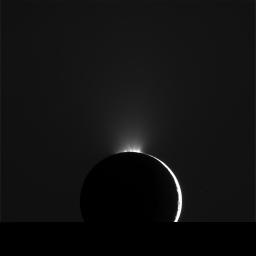
#> input picture dataset/plume(nasa)/cassini_iss_enceladus/N1635804540_1_label.jpg, 256 x 256 px, found by its file name
$ jupyter execute filter_img.ipynb
#> lines starting #> are read from the running program, lines starting #| are printed output that depends on the picture
### dataloader_dummies/load_dataset.py
import os
import requests
import json
import yaml
from bs4 import BeautifulSoup
from pprint import pprint

galileo_images = {
    # Callisto images
    "2900r_label.yml": "G2C0004",
    "6200r_label.yml": "G7C0001",
    "1600r_label.yml": "30C0027",
    "1901r_label.yml": "30C0028",
    "2201r_label.yml": "30C0029",
    "4300r_label.yml": "31C0001",
    "4301r_label.yml": "31C0001",

    # Europa images
    "5139r_label.yml": "G1E0004",
    "4500r_label.yml": "G7E0010",
    "2778r_label.yml": "10E0001",
    "4626r_label.yml": "12E0003",
    "4639r_label.yml": "12E0004",
    "4652r_label.yml": "12E0005",
    "4842r_label.yml": "14E0054",
    "4878r_label.yml": "14E0056",
    "4901r_label.yml": "14E0057",
    "4914r_label.yml": "14E0058",
    "4965r_label.yml": "14E0062",
    "4978r_label.yml": "14E0063",
    "5000r_label.yml": "14E0064",
    "5026r_label.yml": "14E0066",
    "5039r_label.yml": "14E0067",
    "5052r_label.yml": "14E0068",
    "4429r_label.yml": "15E0096",
    "4726r_label.yml": "19E0008",
    "6314r_label.yml": "25E0021",
    "6366r_label.yml": "25E0025",
    "6427r_label.yml": "25E0029",
    "6452r_label.yml": "25E0031",

    # Ganymede images
    "1000r_label.yml": "C9G0010",
    "1013r_label.yml": "C9G0011",
    "1026r_label.yml": "C9G0012",
    "1039r_label.yml": "C9G0013",
    "1078r_label.yml": "C9G0016",
    "1500r_label.yml": "E6G0020",
    "1513r_label.yml": "E6G0021",
    "2000r_label.yml": "G1G0001",
    "3078r_label.yml": "14G0001",
    "6900r_label.yml": "20G0001",
    "7600r_label.yml": "30G0003",
    "7900r_label.yml": "30G0004",
    "8200r_label.yml": "30G0005",

    # Io images
    "1300r_label.yml": "C3I0040",
    "3178r_label.yml": "C9I0015",
    "3200r_label.yml": "C9I0016",
    "3204r_label.yml": "C9I0017",
    "3207r_label.yml": "C9I0018",
    "6300r_label.yml": "G2I0020",
    "8645r_label.yml": "G8I0010",
    "8700r_label.yml": "G8I0011",
    "8723r_label.yml": "G8I0012",
    "5045r_label.yml": "G8I0013",
    "5100r_label.yml": "G8I0014",
    "5123r_label.yml": "G8I0015",
    "2445r_label.yml": "G8I0019",
    "4204r_label.yml": "10I0028",
    "4207r_label.yml": "10I0029",
    "0085r_label.yml": "11I0012",
    "3485r_label.yml": "11I0015",
    "5146r_label.yml": "31I0001",
    "5147r_label.yml": "31I0001",
    "5546r_label.yml": "31I0003",
    "5547r_label.yml": "31I0003"
}


# [122 lines left out: functions process_yml_files, save_images, find_and_transform_url, not called in this run]


def only_plumes(path='plume(nasa)',destiny_folder='../dataset/filtered_plumes/'):
    plume_path = os.path.join("dataset", path)  # path = plume(nasa)

    if not os.path.exists(plume_path):
        plume_path = os.path.join("../dataset",path)
        if not os.path.exists(plume_path):
            raise FileNotFoundError(f"Directory not found: {plume_path}")

    index = 0

    for recorder in os.listdir(plume_path):
        yml_files = os.path.join(plume_path, recorder)
        if not os.path.isdir(yml_files):
            continue

        for _, _, files in os.walk(yml_files):
            ymls = [f for f in files if f.endswith('.yml')]

            for yml in ymls:
                yml_path = os.path.join(yml_files, yml)
                img_path = yml_path.removesuffix(".yml") + ".jpg"

                if not os.path.exists(img_path):
                    continue

                with open(yml_path, 'r') as yml_file:
                    yml_data = yaml.safe_load(yml_file)

                if 'plumes' in yml_data:
                    destination_yml = os.path.join(destiny_folder, f"{index}.yml")
                    destination_img = os.path.join(destiny_folder, f"{index}.jpg")

                    #with open(destination_yml, 'w') as new_yml_file:
                        #yaml.dump(yml_data, new_yml_file)

                    with open(img_path, 'rb') as img_file:
                        with open(destination_img, 'wb') as new_img_file:
                            new_img_file.write(img_file.read())

                    index += 1


    print(f"Processed {index} number of images in total.")

### dataloader_dummies/filter_img.ipynb
[cell 1]
from PIL import Image
import matplotlib.pyplot as plt
import matplotlib.patches as patches
import numpy as np

path = ["dataset/plume(nasa)/cassini_iss_enceladus/N1635804540_1_label.jpg",
        "dataset/plume(nasa)/cassini_iss_enceladus/N1635781564_1_label.yml"]
im = Image.open(path[0]).convert("L")
#> im is the input picture: PIL image 256x256 L; min 0, max 255, mean 17.1
print(im.format, im.size, im.mode)
#| None (256, 256) L

coordinates = [
    [523.9637113355857, 607.5699728864417],
    [574.8188841231041, 613.5529343908556],
    [708.1942957649685, 885.0711906053074],
    [335.2281557149226, 881.0542915822164],
    [366.06539338942724, 676.8593596696207],
    [564.8944072035348, 611.805834552267],
    [696.6880246213187, 699.5524529848192]
]
plume_intervals = [
    [4.420045405240899, 4.4492944853422],
    [4.4791008238535, 4.511849386881138],
    [4.527232414027129, 4.558392715387162],
    [4.581416530032122, 4.634673743616137],
    [4.701362718396578, 4.739829028104275],
    [4.755943002264073, 4.88779265759091]
]

max_x, max_y = 1024, 1024
scaled_coordinates = [(x / max_x * 256, y / max_y * 256) for x, y in coordinates]

limb_center = np.array([scaled_coordinates[0][0], scaled_coordinates[0][1]]) # first idx's point

plt.imshow(im.resize((256, 256)))
ax = plt.gca()

for (x, y) in scaled_coordinates:
    plt.plot(x, y, 'ro')

radiuses = [10,15,20,25,50,100]
for radius in radiuses:
    for start, end in plume_intervals:
        angle_start = np.degrees(start)
        angle_end = np.degrees(end)
        arc = patches.Arc(limb_center, 2 * radius, 2 * radius, angle=0,
                        theta1=angle_start, theta2=angle_end, color='blue', lw=2)
        ax.add_patch(arc)

plt.show()
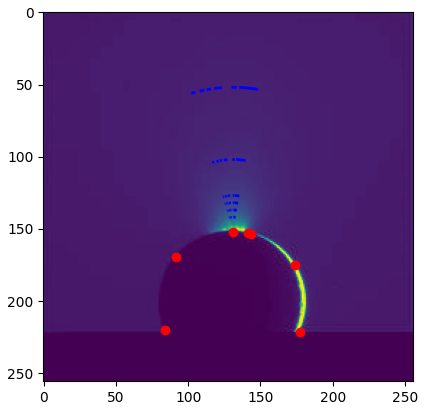
#> figure drawn by matplotlib, 1 panel

[cell 2]
from load_dataset import only_plumes

only_plumes(destiny_folder="../dataset/filtered_only_images")
